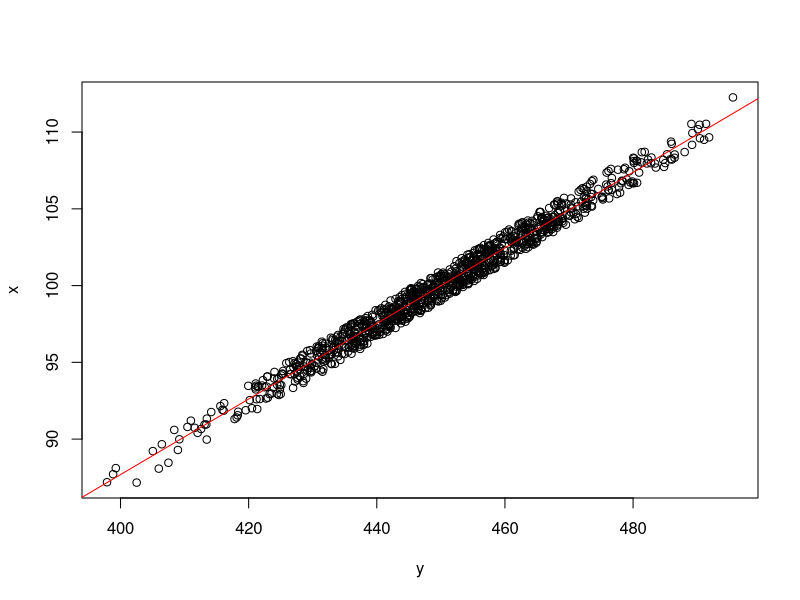
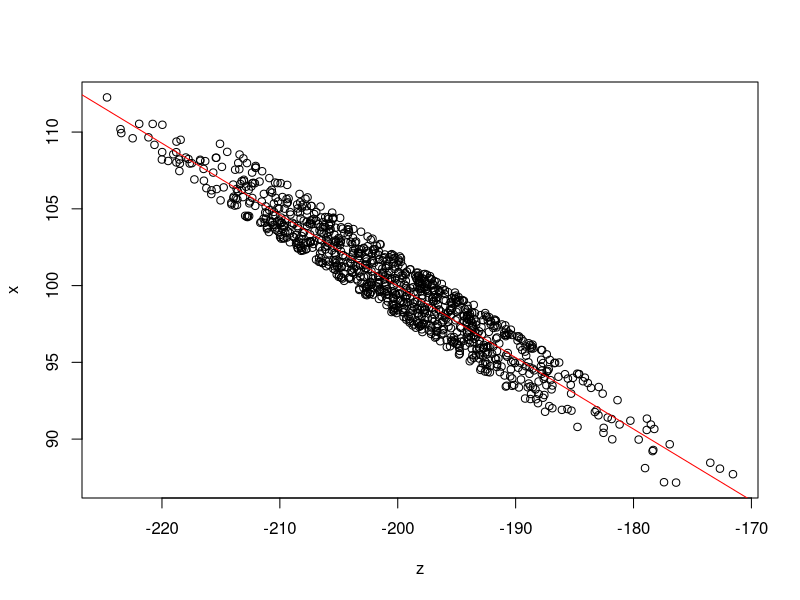

Reproduce these figures in R, in order.
## ---- chunk 1
 lmExercise <- read.delim("../data/lmExercise.txt")
## ---- chunk 2
 lmXY <- lm(x~y,lmExercise)
 lmXZ <- lm(x~z,lmExercise)
lmXY
 plot(x~y,lmExercise)
 abline(lmXY,col="red")
lmXZ
plot(x~z,lmExercise)
 abline(lmXZ,col="red")
## ---- chunk 3
str(summary(lmXY))
summary(lmXY)$r.squared
summary(lmXZ)$r.squared
## ---- chunk 4
str(lmXY)
predictedXfromY <- unname(lmXY$coefficients[1] + lmXY$coefficients[2]*100)
predictedXfromZ <- unname(lmXZ$coefficients[1] + lmXZ$coefficients[2]*100)
predictedXfromY
predictedXfromZ
